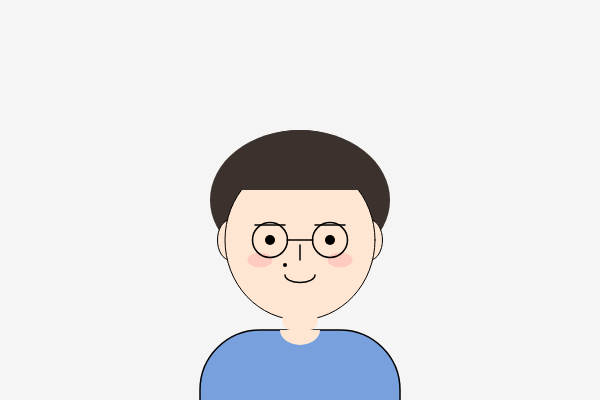
Frame 1 (no input)
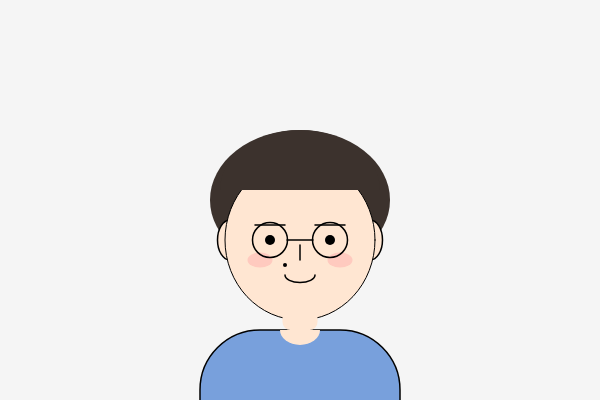
Frame 2 (the mouse pressed at the canvas centre, redrawn once)

The p5.js sketch that drew these frames (run headless with seeded random() and noise() and a simulated clock; the mouse was pressed at the canvas centre and the sketch redrawn once):

// p5.js sketch
// ── sketch.js
function setup() {
  createCanvas(600, 400);
  noLoop();
}

function draw() {
  background(245);

  // 머리 (뒤)
  fill(60, 50, 45);
  noStroke();
  ellipse(300, 200, 180, 140);

  // 귀 (뒤로)
  fill(255, 230, 210);
  stroke(0);
  ellipse(230, 240, 25, 40);
  ellipse(370, 240, 25, 40);

  // 얼굴
  fill(255, 230, 210);
  stroke(0);
  strokeWeight(1);
  ellipse(300, 240, 150, 160);

  // 앞머리
  noStroke();
  fill(60, 50, 45);
  arc(300, 190, 160, 120, PI, TWO_PI);

  // 눈
  fill(0);
  noStroke();
  ellipse(270, 240, 10, 10);
  ellipse(330, 240, 10, 10);

  // 눈썹
  stroke(0);
  strokeWeight(1.5);
  line(255, 225, 285, 225);
  line(315, 225, 345, 225);

  // 볼
  noStroke();
  fill(255, 170, 170, 120);
  ellipse(260, 260, 25, 15);
  ellipse(340, 260, 25, 15);

  // 코
  stroke(0);
  line(300, 245, 300, 260);

  // 입
  noFill();
  arc(300, 275, 30, 15, 0, PI);

  // 점
  noStroke();
  fill(0);
  ellipse(285, 265, 4, 4);

  // 안경
  noFill();
  stroke(0);
  strokeWeight(1.5);
  ellipse(270, 240, 35, 35);
  ellipse(330, 240, 35, 35);
  line(287, 240, 313, 240);

  // 몸통
  fill(120, 160, 220);
  stroke(0);
  rect(200, 330, 200, 170, 60);

  // 목 파임
  fill(255, 230, 210);
  noStroke();
  arc(300, 330, 40, 30, 0, PI);

  // 목
  rect(282.5, 310, 35, 20, 8);
}
